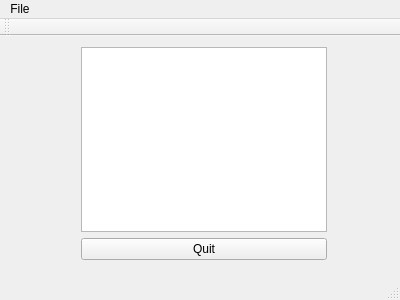
<?xml version="1.0" encoding="UTF-8"?>
<ui version="4.0">
 <class>MainWindow</class>
 <widget class="QMainWindow" name="MainWindow">
  <property name="geometry">
   <rect>
    <x>0</x>
    <y>0</y>
    <width>400</width>
    <height>300</height>
   </rect>
  </property>
  <property name="windowTitle">
   <string>BMC</string>
  </property>
  <widget class="QWidget" name="centralWidget">
   <widget class="QWidget" name="">
    <property name="geometry">
     <rect>
      <x>70</x>
      <y>0</y>
      <width>268</width>
      <height>235</height>
     </rect>
    </property>
    <layout class="QVBoxLayout" name="verticalLayout">
     <item>
      <widget class="QTextEdit" name="textEdit"/>
     </item>
     <item>
      <widget class="QPushButton" name="quitButton">
       <property name="text">
        <string>Quit</string>
       </property>
      </widget>
     </item>
    </layout>
   </widget>
  </widget>
  <widget class="QMenuBar" name="menuBar">
   <property name="geometry">
    <rect>
     <x>0</x>
     <y>0</y>
     <width>400</width>
     <height>22</height>
    </rect>
   </property>
   <widget class="QMenu" name="menuFile">
    <property name="title">
     <string>File</string>
    </property>
    <addaction name="actionOpen"/>
    <addaction name="actionSave"/>
   </widget>
   <addaction name="menuFile"/>
  </widget>
  <widget class="QToolBar" name="mainToolBar">
   <attribute name="toolBarArea">
    <enum>TopToolBarArea</enum>
   </attribute>
   <attribute name="toolBarBreak">
    <bool>false</bool>
   </attribute>
  </widget>
  <widget class="QStatusBar" name="statusBar"/>
  <action name="actionOpen">
   <property name="text">
    <string>Open</string>
   </property>
  </action>
  <action name="actionSave">
   <property name="text">
    <string>Save</string>
   </property>
  </action>
 </widget>
 <layoutdefault spacing="6" margin="11"/>
 <resources/>
 <connections/>
</ui>
